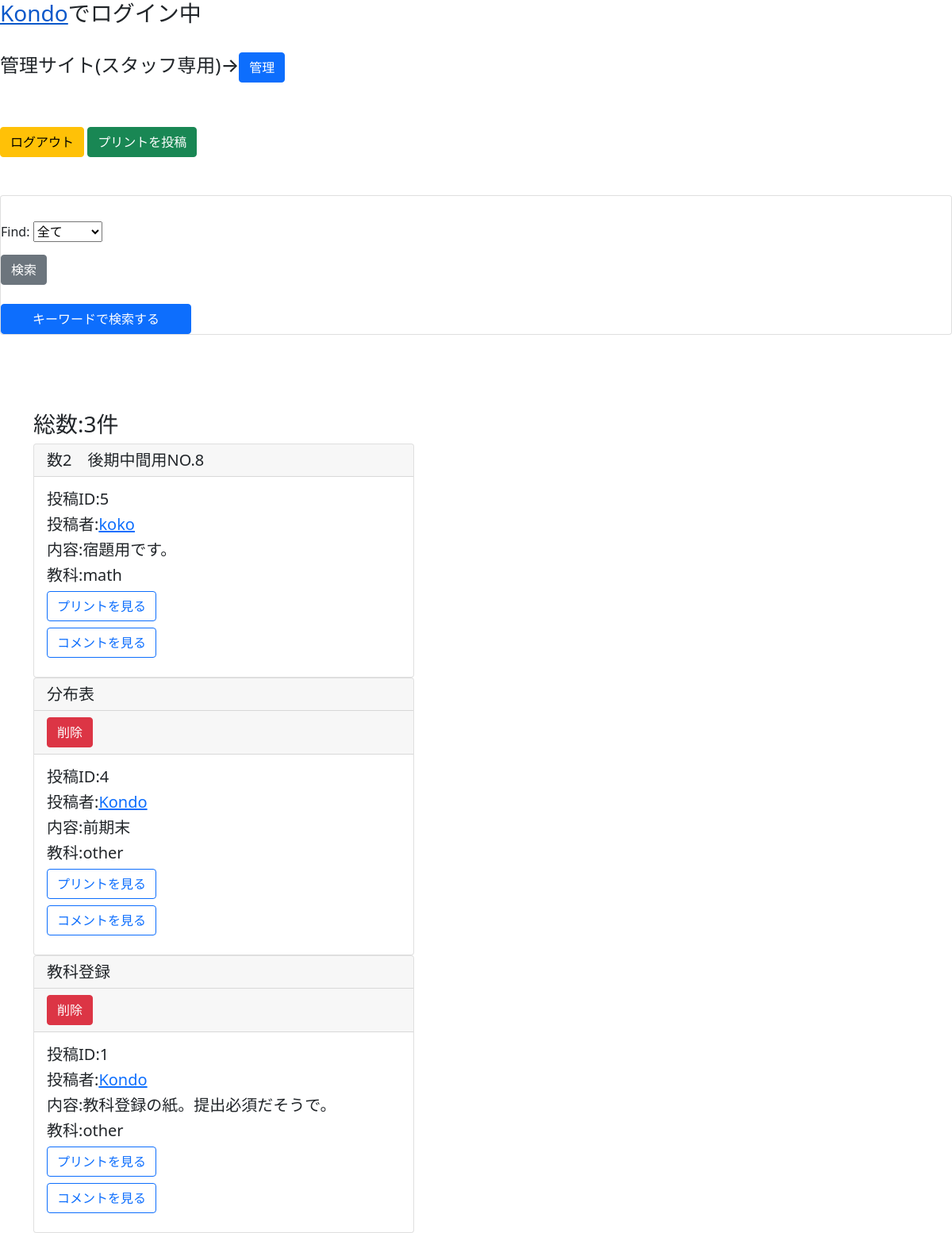
Page /list/ (signed in) on the earlier database version.
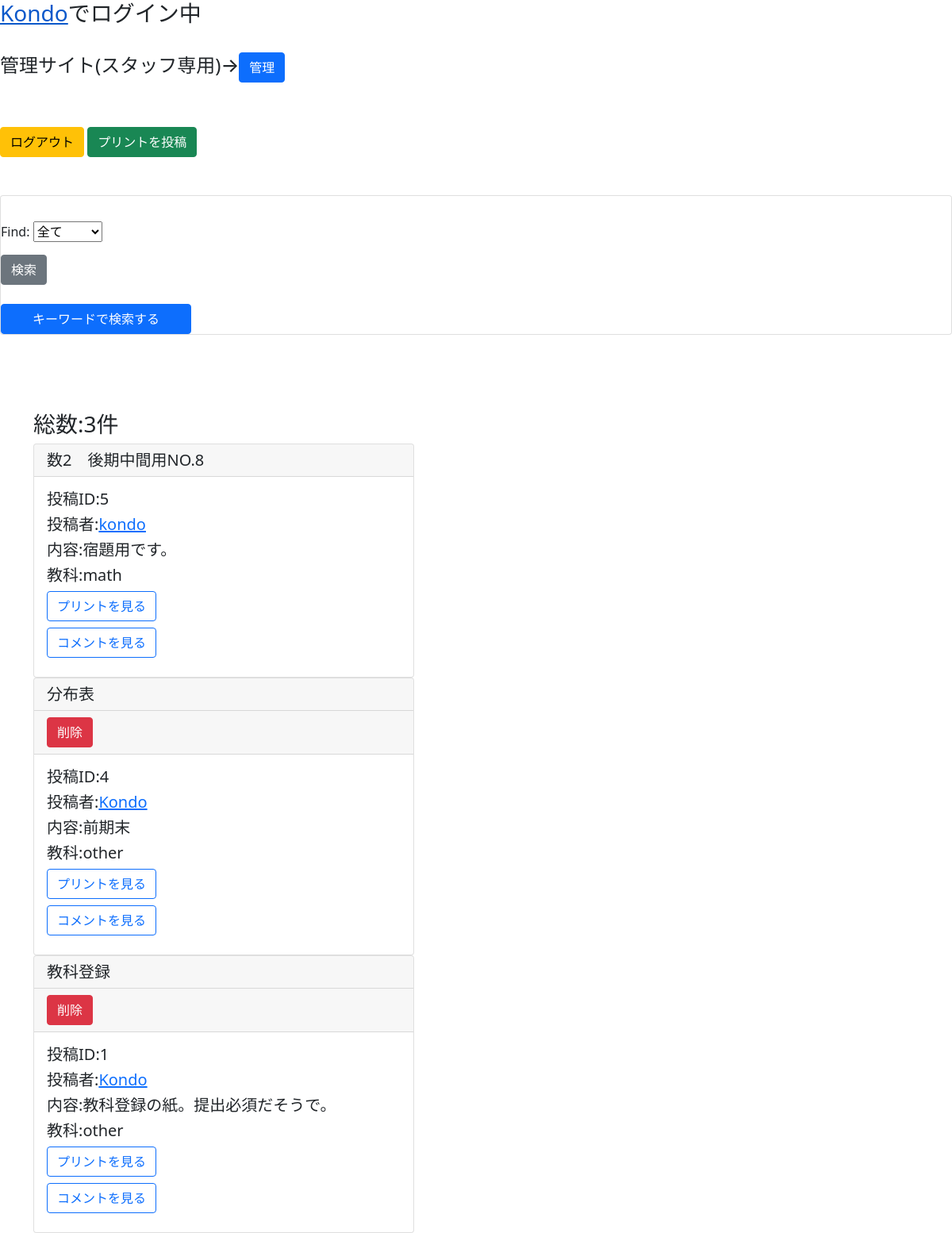
Same page on the later database version.
### printapp/models.py (models this page shows, shortened)
class PrintModel(models.Model):
    title = models.CharField(max_length=100)
    content = models.TextField()
    author = models.ForeignKey(User_user, on_delete=models.CASCADE)
    images = models.FileField(upload_to='file/%Y/%m/%d')
    category = models.CharField(
        max_length = 50,
        choices = CATEGORY,
        default=CATEGORY[0][0]
    )

### accounts/models.py (models this page shows)
class User_user(AbstractBaseUser,PermissionsMixin):
    username = models.CharField(max_length=25, unique=True)
    email = models.EmailField(unique=True)
    icon = models.ImageField(blank=True, null=True)
    introduction = models.CharField(max_length=75, blank=True, null=True)
    date_joined = models.DateTimeField(default=timezone.now)
    is_staff = models.BooleanField(
        _('staff status'),
        default=False,
        help_text=_('Designates whether the user can log into this admin site.'),
    )
    is_active = models.BooleanField(
        _('active'),
        default=True,
        help_text=_(
            'Designates whether this user should be treated as active. '
            'Unselect this instead of deleting accounts.'
        ),
    )
    followers = models.ManyToManyField('self', blank=True, symmetrical=False)
    objects = UserManager()
    EMAIL_FIELD = 'email'
    USERNAME_FIELD = 'username'
    REQUIRED_FIELDS = ['email']
    class Meta:
        verbose_name = _('user')
        verbose_name_plural = _('users')

### printapp/views.py (the view)
# urls.py: path('list/',listview,name='list'),
@login_required
def listview(request):
    if request.user.is_superuser:
        admin = 'OK'
    else:
        admin = 'NO'
    if request.method == 'POST':
        form = Findform(request.POST)
        find = request.POST['find']
        if find == '全て':
            data = PrintModel.objects.all().order_by('id').reverse()
            c_num = PrintModel.objects.all().count()
        else:
            data = PrintModel.objects.filter(category=find).order_by('id').reverse()
            c_num = PrintModel.objects.filter(category=find).count()
    else:
        form = Findform()
        data = PrintModel.objects.all().order_by('id').reverse()
        c_num = PrintModel.objects.all().count()
    context = {
        'form':form,
        'data':data,
        'admin':admin,
        'count':c_num
    }
    return render(request, 'printapp/list.html',context)

### accounts/forms.py
class Findform(forms.Form):
    find = forms.fields.ChoiceField(
        choices=(
            ('全て','全て'),('japanese','国語'),('math','数学'),('english','英語'),('social_study','現代社会'),('chemistry','化学'),('biology','生物'),('physics','物理'),('other','その他')
        ),
        required=False,
        widget=forms.widgets.Select
    )

### templates/printapp/list.html (shortened to what this page needs)
{% extends 'base.html' %}
{% load widget_tweaks %}
{% block content %}
{% if user.is_authenticated %}
<h3><a href="{% url 'accounts:profile' user.get_username %}">{{ user.get_username }}</a>でログイン中</h3>
{% else %}
<p>ログインしていません</p>
{% endif %}
<br>
{% if admin == 'OK' %}
<h4>管理サイト(スタッフ専用)→<a href="{% url 'admin:index' %}" class="btn btn-primary">管理</a></h4>
{% endif %}
<br>
<br>
<a href="{% url 'printapp:logout' %}" class="btn btn-warning">ログアウト</a>
<a href="{% url 'printapp:create' %}" class="btn btn-success">プリントを投稿</a>
<div class="card card-auth my-5 mx-auto">
    <div class="card-body"></div>
        <form action="{% url 'printapp:list' %}" method="POST">
            {{form.as_p}}
            <tr><th></th><td>
                <input type="submit" value="検索" class="btn btn-secondary">
            </td></tr>
        </form>
        <br>
        <a href="{% url 'printapp:find' %}" class="btn btn-primary" style="width: 15rem;">キーワードで検索する</a>
    </div>
<br>
<br>
<div class="container">
    <h3>総数:{{count}}件</h3>
    {% for item in data %}
    <div class="card" style="width: 30rem;">
        <h5 class="card-header">{{item.title}}</h5>
        {% if item.author.username == user.get_username %}
        <h5 class="card-header"><a href="{% url 'printapp:delete' item.id %}" class="btn btn-danger">削除</a></h5>
        {% endif %}
        <div class="card-body">
            <h5 class="card-title">投稿ID:{{item.id}}</h5>
            <h5 class="card-title">投稿者:<a href="{% url 'accounts:profile' item.author %}">{{item.author}}</a></h5>
            <h5 class="card-title">内容:{{item.content}}</h5>
            <h5 class="card-title">教科:{{item.category}}</h5>
            <h5 class="card-title"><a href="{{ item.images.url }}" class="btn btn-outline-primary">プリントを見る</a></h5>
            <h5 class="card-title"><a href="{% url 'printapp:detail' item.id %}" class="btn btn-outline-primary">コメントを見る</a></h5>
        </div>
    </div>
    {% endfor %}
</div>
{% endblock content %}

Differences in the rows shown:
changed through a linked row, PrintModel "数2 後期中間用NO.8": author "koko" → "kondo"
